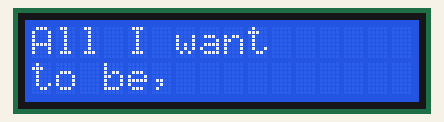
The sketch below on a simulated Arduino Uno, built with avr-gcc and run on an emulated ATmega328P. On the bench: 16×2 character LCD.

Above: at 0.1 s.
At 5.1 s:
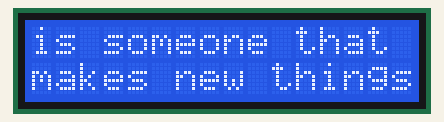
At 15.1 s:
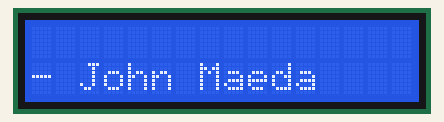
At 35.1 s:
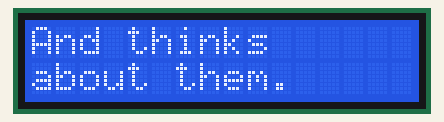

The sketch:

L9_1.ino
```cpp
#include <LiquidCrystal.h>
LiquidCrystal lcd(5, 6, 7, 8, 9, 10);

void setup() {
  lcd.begin(16, 2);
}

void loop() {
  lcd.print("All I want");
  lcd.setCursor(0,1);
  lcd.print("to be,");
  delay(5000);

  lcd.clear();
  lcd.print("is someone that");
  lcd.setCursor(0,1);
  lcd.print("makes new things");
  delay(5000);

  lcd.clear();
  lcd.print("And thinks");
  lcd.setCursor(0,1);
  lcd.print("about them.");
  delay(5000);

  lcd.clear();
  lcd.setCursor(0,1);
  lcd.print("- John Maeda");
  delay(5000);

  lcd.clear();
  delay(5000);
}
```

Measured:
- what the display in image 1 shows lasts 5.0 s, from 5.1 s to 10.1 s
